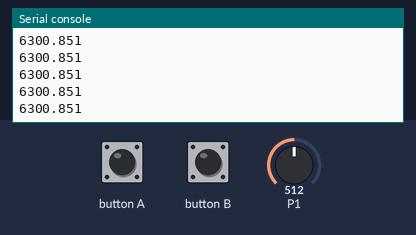
Recording of a program running on a simulated BBC micro:bit running MicroPython. On the bench: the last lines printed to the serial console. Inputs (shaded band) come from the test bench; at power-on: P1 = 512 (analog values on the 0–1023 scale).

Above: at 1.2 s.
1.3 s: P1 set to 716
At 2.0 s:
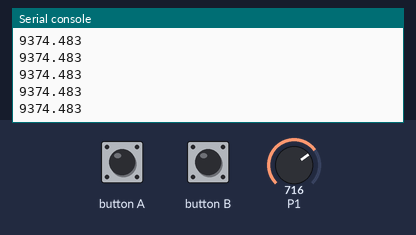
2.8 s: P1 set to 900
At 3.6 s:
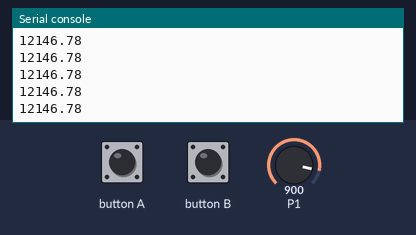
Timing chart, 0 to 5.0 s (numbered marks = the images above; inputs shaded):
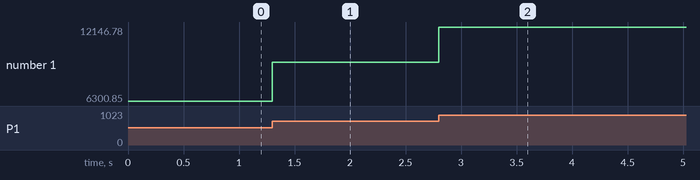

Measured:
- after the input at 1.3 s, the serial console: prints a new line at once (image 1)
- after the input at 2.8 s, the serial console: prints a new line at once (image 2)
- plotted number 1: 6300.85 → 9374.48 after the input at 1.3 s, 9374.48 → 12146.78 after the input at 2.8 s

The program:

light.py
```python
from microbit import *

class LIGHT(object):
    """基本描述

    环境光传感器，返回lux

    Args:
        pin: 连接端口

    Returns:
        value: 光线强度，单位为勒克斯Lux，范围0-16000
    """
    def __init__(self, pin):
        self.__pin = pin

    def get_lightlevel(self):
        """读取环境光强度并转换为Lux单位

        Returns:
            value: 光强度，单位勒克斯Lux
        """
        raw_value = self.__pin.read_analog()

        # 为确保结果非负，我们可以直接处理不同区间的线性映射
        if raw_value <= 200:
            # 对原始区间[45, 200]进行映射到[0, 1600]
            lux = (raw_value - 45) * (1600 / (200 - 45))
        else:
            # 对原始区间[201, 1023]进行映射到[1600, 14000]
            lux = 1600 + (raw_value - 200) * ((14000 - 1600) / (1023 - 200))

        return max(0, lux)  # 确保返回值最小为0

if __name__ == "__main__":
    light_sensor = LIGHT(pin1)
    while True:
        print(light_sensor.get_lightlevel())
```
